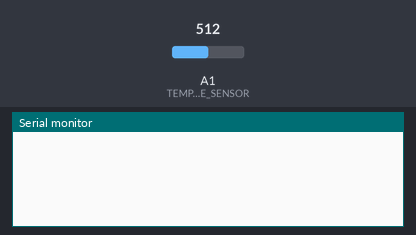
Simulated run of this sketch. Board: Arduino Uno, built with avr-gcc and run on an emulated ATmega328P. On the bench: the last lines printed to the serial monitor. The test bench sets the inputs (shaded band); at power-on: A1 (TEMPERATURE_SENSOR) = 512.

Above: at 1.2 s.
1.3 s: A1 (TEMPERATURE_SENSOR) set to 716
At 2.8 s:
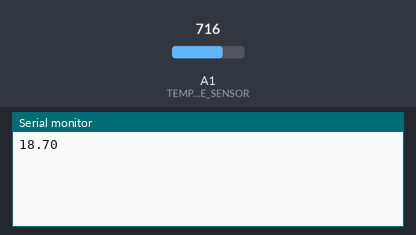
4.3 s: A1 (TEMPERATURE_SENSOR) set to 900
At 6.5 s:
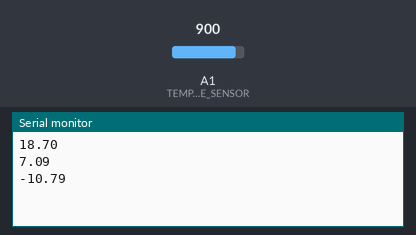
Timing chart, 0 to 8.0 s (numbered marks = the images above; inputs shaded):
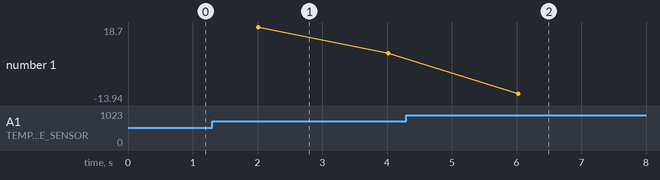

The sketch:

temp_reader.ino
```cpp
// Source : https://arduino-france.site/thermistance/

#define TEMPERATURE_NTC_B 3950 // ntc b constant
#define TEMPERATURE_RESISTOR 100000 // résistance de la résistance, 100 kOhm
#define TEMPERATURE_THERMISTOR 100000 // résistance nominale de la thermistance, 100 kOhm
#define TEMPERATURE_NOMINAL 25 // température nominale
#define TEMPERATURE_SENSOR A1 // Pin utilisé sur l'Arduino pour relever la température
#define TEMPERATURE_NB_SAMPLES 20 // Number of samples to calculate final temperature value
#define TEMPERATURE_SAMPLE_DELAY 100 // Delay time to wait between temperature samples get value

void setup() {
    Serial.begin(9600);
    pinMode(TEMPERATURE_SENSOR, INPUT);
}

void loop() {
  Serial.println(getSampledTemperature());
}

float getSampledTemperature() {
  float totalTemperature = 0;
  for (int i=1 ; i <= TEMPERATURE_NB_SAMPLES ; i++) {
    totalTemperature += getTemperature();
    delay(TEMPERATURE_SAMPLE_DELAY);
  }
  return totalTemperature / TEMPERATURE_NB_SAMPLES;
}

float getTemperature() {
  int t = analogRead(TEMPERATURE_SENSOR);
  float tr = 1023.0 / t - 1;
  tr = TEMPERATURE_RESISTOR / tr;
  float steinhart;
  steinhart = tr / TEMPERATURE_THERMISTOR;
  steinhart = log(steinhart);
  steinhart /= TEMPERATURE_NTC_B;
  steinhart += 1.0 / (TEMPERATURE_NOMINAL + 273.15);
  steinhart = 1.0 / steinhart;
  steinhart -= 273.15;
  return steinhart;
}
```

Measured:
- after the input at 1.3 s, the serial monitor: prints a new line after 0.71 s (image 1)
- after the input at 4.3 s, the serial monitor: prints a new line after 1.7 s (image 2)
- plotted number 1: 7.09 → -13.94 after the input at 4.3 s
